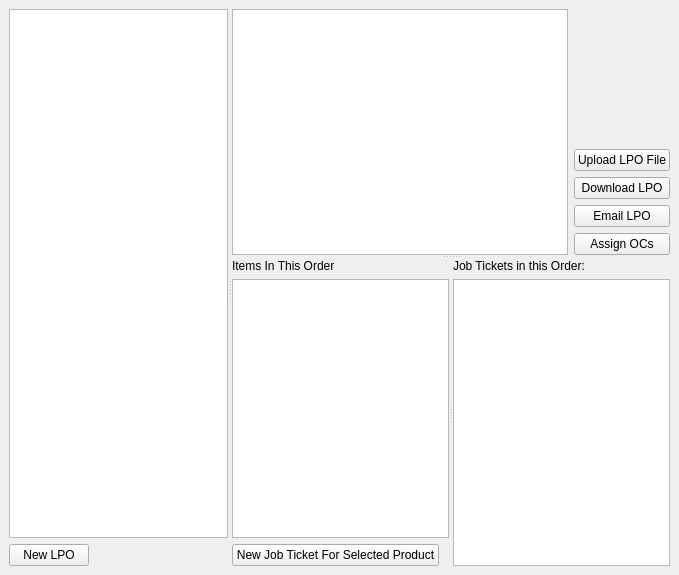
<?xml version="1.0" encoding="UTF-8"?>
<ui version="4.0">
 <class>PurchaseOrders</class>
 <widget class="QMainWindow" name="PurchaseOrders">
  <property name="geometry">
   <rect>
    <x>0</x>
    <y>0</y>
    <width>679</width>
    <height>575</height>
   </rect>
  </property>
  <property name="windowTitle">
   <string>LPOs</string>
  </property>
  <property name="windowIcon">
   <iconset resource="../res.qrc">
    <normaloff>:/images/erp-pics/Move.png</normaloff>:/images/erp-pics/Move.png</iconset>
  </property>
  <widget class="QWidget" name="centralwidget">
   <layout class="QHBoxLayout" name="horizontalLayout_4">
    <item>
     <widget class="QSplitter" name="mainSplitter">
      <property name="orientation">
       <enum>Qt::Horizontal</enum>
      </property>
      <widget class="QWidget" name="">
       <layout class="QVBoxLayout" name="verticalLayout_4">
        <item>
         <widget class="CustomQueryView" name="trvCustomers"/>
        </item>
        <item>
         <layout class="QHBoxLayout" name="horizontalLayout">
          <item>
           <widget class="QPushButton" name="cmdNewLPO">
            <property name="text">
             <string>New LPO</string>
            </property>
           </widget>
          </item>
          <item>
           <spacer name="horizontalSpacer">
            <property name="orientation">
             <enum>Qt::Horizontal</enum>
            </property>
            <property name="sizeHint" stdset="0">
             <size>
              <width>40</width>
              <height>20</height>
             </size>
            </property>
           </spacer>
          </item>
         </layout>
        </item>
       </layout>
      </widget>
      <widget class="QSplitter" name="horiSplitter">
       <property name="orientation">
        <enum>Qt::Vertical</enum>
       </property>
       <widget class="QWidget" name="">
        <layout class="QHBoxLayout" name="horizontalLayout_2">
         <item>
          <widget class="CustomQueryView" name="trvOrders">
           <property name="sizePolicy">
            <sizepolicy hsizetype="Expanding" vsizetype="Preferred">
             <horstretch>0</horstretch>
             <verstretch>2</verstretch>
            </sizepolicy>
           </property>
          </widget>
         </item>
         <item>
          <layout class="QVBoxLayout" name="verticalLayout">
           <item>
            <spacer name="verticalSpacer">
             <property name="orientation">
              <enum>Qt::Vertical</enum>
             </property>
             <property name="sizeHint" stdset="0">
              <size>
               <width>20</width>
               <height>40</height>
              </size>
             </property>
            </spacer>
           </item>
           <item>
            <widget class="QPushButton" name="cmdUploadLPOFile">
             <property name="text">
              <string>Upload LPO File</string>
             </property>
            </widget>
           </item>
           <item>
            <widget class="QPushButton" name="cmdDownloadLPO">
             <property name="text">
              <string>Download LPO</string>
             </property>
            </widget>
           </item>
           <item>
            <widget class="QPushButton" name="cmdEmailLPO">
             <property name="text">
              <string>Email LPO</string>
             </property>
            </widget>
           </item>
           <item>
            <widget class="QPushButton" name="cmdAssignOCs">
             <property name="text">
              <string>Assign OCs</string>
             </property>
            </widget>
           </item>
          </layout>
         </item>
        </layout>
       </widget>
       <widget class="QSplitter" name="vertiSplitter">
        <property name="orientation">
         <enum>Qt::Horizontal</enum>
        </property>
        <widget class="QWidget" name="">
         <layout class="QVBoxLayout" name="verticalLayout_3">
          <item>
           <widget class="QLabel" name="label">
            <property name="text">
             <string>Items In This Order</string>
            </property>
           </widget>
          </item>
          <item>
           <widget class="CustomQueryView" name="trvOrderDetails">
            <property name="sizePolicy">
             <sizepolicy hsizetype="Expanding" vsizetype="Expanding">
              <horstretch>0</horstretch>
              <verstretch>1</verstretch>
             </sizepolicy>
            </property>
           </widget>
          </item>
          <item>
           <layout class="QHBoxLayout" name="horizontalLayout_3">
            <item>
             <widget class="QPushButton" name="cmdNewJobTicket">
              <property name="text">
               <string>New Job Ticket For Selected Product</string>
              </property>
             </widget>
            </item>
            <item>
             <spacer name="horizontalSpacer_2">
              <property name="orientation">
               <enum>Qt::Horizontal</enum>
              </property>
              <property name="sizeHint" stdset="0">
               <size>
                <width>40</width>
                <height>20</height>
               </size>
              </property>
             </spacer>
            </item>
           </layout>
          </item>
         </layout>
        </widget>
        <widget class="QWidget" name="">
         <layout class="QVBoxLayout" name="verticalLayout_2">
          <item>
           <widget class="QLabel" name="label_2">
            <property name="text">
             <string>Job Tickets in this Order:</string>
            </property>
           </widget>
          </item>
          <item>
           <widget class="CustomQueryView" name="trvOcs"/>
          </item>
         </layout>
        </widget>
       </widget>
      </widget>
     </widget>
    </item>
   </layout>
  </widget>
 </widget>
 <customwidgets>
  <customwidget>
   <class>CustomQueryView</class>
   <extends>QTreeView</extends>
   <header>customqueryview.h</header>
  </customwidget>
 </customwidgets>
 <tabstops>
  <tabstop>trvCustomers</tabstop>
  <tabstop>cmdNewLPO</tabstop>
  <tabstop>trvOrders</tabstop>
  <tabstop>cmdUploadLPOFile</tabstop>
  <tabstop>cmdDownloadLPO</tabstop>
  <tabstop>cmdEmailLPO</tabstop>
  <tabstop>cmdAssignOCs</tabstop>
  <tabstop>trvOrderDetails</tabstop>
  <tabstop>trvOcs</tabstop>
  <tabstop>cmdNewJobTicket</tabstop>
 </tabstops>
 <resources>
  <include location="../res.qrc"/>
 </resources>
 <connections/>
</ui>
